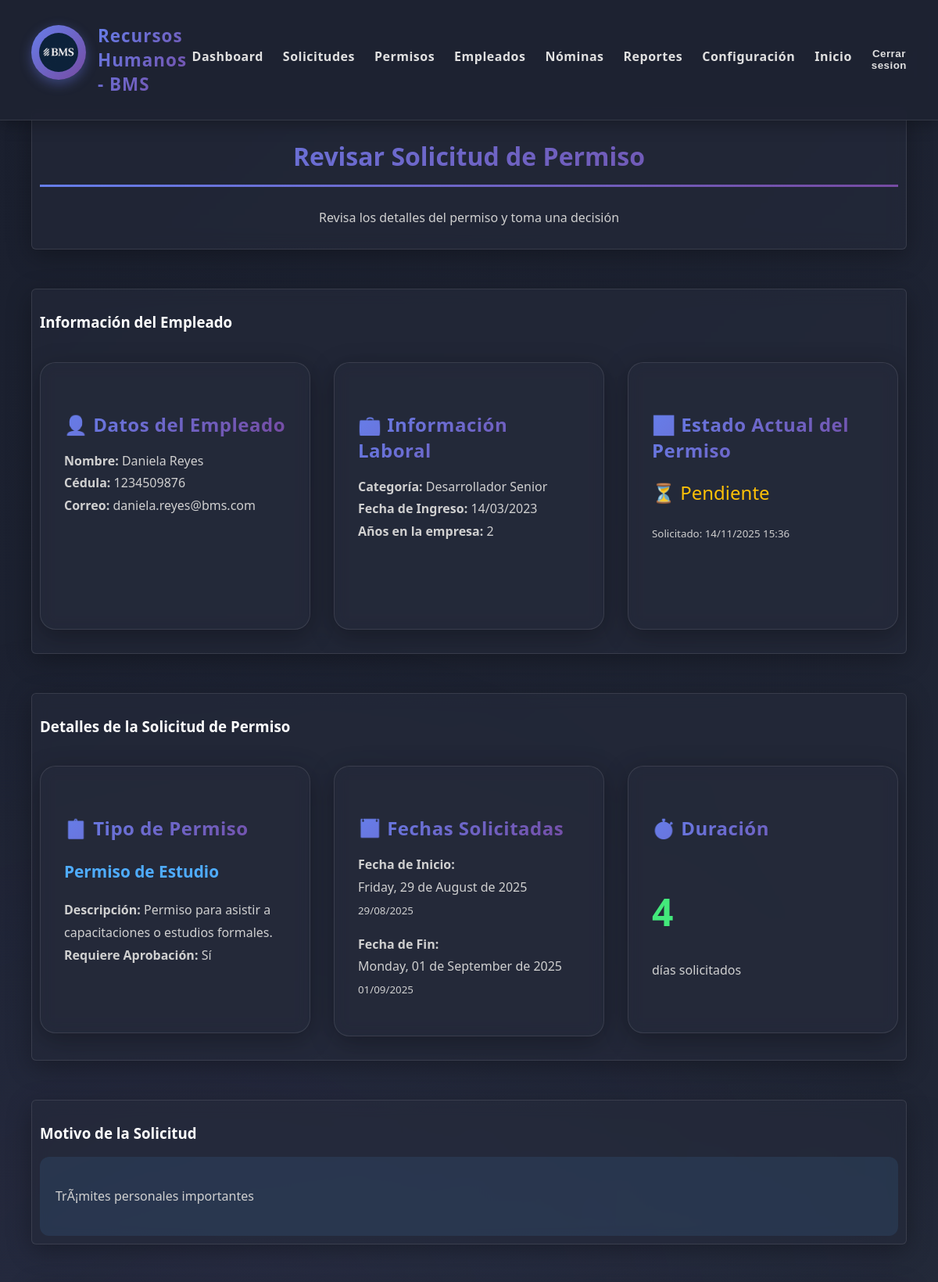
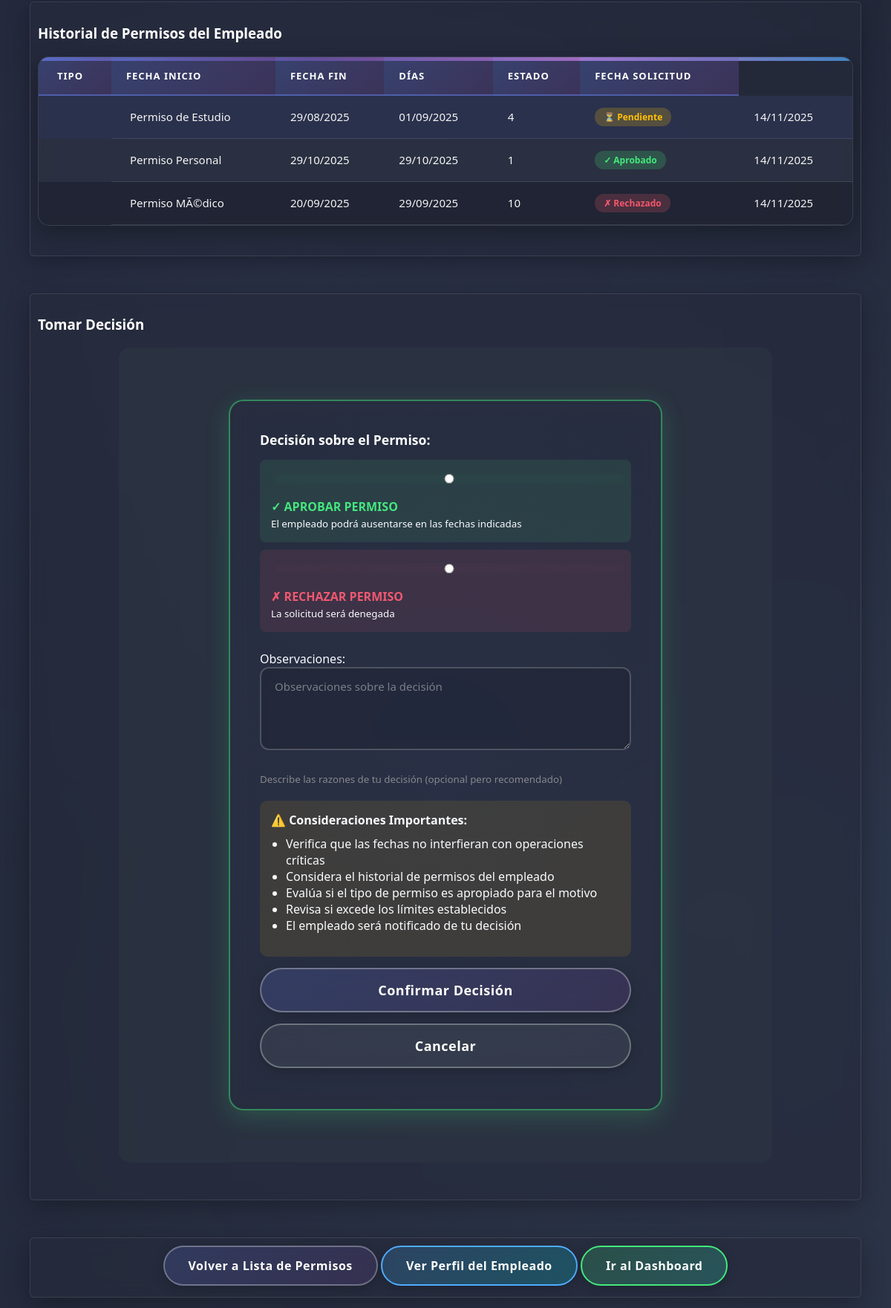
Page /rrhh/permisos/28/revisar/ (signed in, upper part) on the committed database (2 pictures, top to bottom).
### core2/models.py (models this page shows, shortened)
class Permiso(models.Model):
    ESTADO_CHOICES = [
        ('PENDIENTE', 'Pendiente'),
        ('APROBADO', 'Aprobado'),
        ('RECHAZADO', 'Rechazado'),
    ]
    empleado = models.ForeignKey(Empleado, on_delete=models.CASCADE, related_name='permisos')
    tipo_permiso = models.ForeignKey(TipoPermiso, on_delete=models.CASCADE)
    fecha_inicio = models.DateField()
    fecha_fin = models.DateField()
    motivo = models.TextField()
    estado = models.CharField(max_length=20, choices=ESTADO_CHOICES, default='PENDIENTE')
    fecha_solicitud = models.DateTimeField(auto_now_add=True)
    fecha_respuesta = models.DateTimeField(null=True, blank=True)
    observaciones = models.TextField(blank=True)
    def dias_solicitados(self):
        return (self.fecha_fin - self.fecha_inicio).days + 1

class Empleado(models.Model):
    user = models.OneToOneField(User, on_delete=models.CASCADE, related_name='empleado')
    nombre = models.CharField(max_length=100)
    apellido = models.CharField(max_length=100)
    cedula = models.CharField(max_length=20, unique=True)
    correo = models.EmailField(unique=True)
    telefono = models.CharField(max_length=20, blank=True)
    direccion = models.CharField(max_length=200, blank=True)
    fecha_nacimiento = models.DateField(null=True, blank=True)
    fecha_ingreso = models.DateField(default=date.today)
    categoria = models.ForeignKey(Categoria, on_delete=models.SET_NULL, null=True, blank=True)
    activo = models.BooleanField(default=True)
    datos_completados = models.BooleanField(default=False)
    def dias_en_empresa(self):
        if self.fecha_ingreso:
            return (date.today() - self.fecha_ingreso).days
        return 0
    def anos_en_empresa(self):
        return self.dias_en_empresa() // 365

class TipoPermiso(models.Model):
    nombre = models.CharField(max_length=100, unique=True)
    descripcion = models.TextField(blank=True)
    dias_maximos = models.IntegerField(default=0, help_text="0 = ilimitado")
    requiere_aprobacion = models.BooleanField(default=True)

### core1/models.py (models this page shows, shortened)
class Categoria(models.Model):
    id = models.AutoField(primary_key=True)
    nombre = models.CharField(max_length=100, unique=True)
    descripcion = models.TextField(blank=True)
    salario_base = models.DecimalField(max_digits=10, decimal_places=2)

### core3/views.py (the view)
# urls.py: path('permisos/<int:permiso_id>/revisar/', views.revisar_permiso, name='revisar_permiso'),
@login_required
@user_passes_test(es_rrhh)
def revisar_permiso(request, permiso_id):
    permiso = get_object_or_404(Permiso, id=permiso_id)
    if request.method == 'POST':
        form = RevisionPermisoForm(request.POST, instance=permiso)
        if form.is_valid():
            decision = request.POST.get('decision')
            permiso = form.save(commit=False)
            permiso.fecha_respuesta = timezone.now()
            if decision == 'APROBADO':
                permiso.estado = 'APROBADO'
                messages.success(request, f'Permiso de {permiso.empleado.nombre} APROBADO.')
            elif decision == 'RECHAZADO':
                permiso.estado = 'RECHAZADO'
                messages.warning(request, f'Permiso de {permiso.empleado.nombre} RECHAZADO.')
            permiso.save()
            return redirect('lista_permisos_rrhh')
    else:
        form = RevisionPermisoForm(instance=permiso)
    context = {
        'permiso': permiso,
        'form': form,
    }
    return render(request, 'core3/permisos/revisar.html', context)

### core3/templates/core3/permisos/revisar.html (shortened to what this page needs)
{% extends 'core3/base_rrhh.html' %}
{% load static %}
{% block content %}
<main class="main-content">
    <section class="seccion texto-centro">
        <h2>Revisar Solicitud de Permiso</h2>
        <p>Revisa los detalles del permiso y toma una decisión</p>
    </section>
    <section class="seccion">
        <h3>Información del Empleado</h3>
        <div class="cards-container">
            <div class="card">
                <h4 class="card-title">👤 Datos del Empleado</h4>
                <p class="card-content">
                    <strong>Nombre:</strong> {{ permiso.empleado.nombre }} {{ permiso.empleado.apellido }}<br>
                    <strong>Cédula:</strong> {{ permiso.empleado.cedula }}<br>
                    <strong>Correo:</strong> {{ permiso.empleado.correo }}
                </p>
            </div>
            <div class="card">
                <h4 class="card-title">💼 Información Laboral</h4>
                <p class="card-content">
                    <strong>Categoría:</strong> {{ permiso.empleado.categoria.nombre|default:"No asignada" }}<br>
                    <strong>Fecha de Ingreso:</strong> {{ permiso.empleado.fecha_ingreso|date:"d/m/Y" }}<br>
                    <strong>Años en la empresa:</strong> {{ permiso.empleado.anos_en_empresa }}
                </p>
            </div>
            <div class="card">
                <h4 class="card-title">📊 Estado Actual del Permiso</h4>
                <p class="card-content">
                    {% if permiso.estado == 'PENDIENTE' %}
                        <span style="color: #ffc107; font-size: 1.5rem;">⏳ Pendiente</span>
                    {% elif permiso.estado == 'APROBADO' %}
                        <span style="color: #43e97b; font-size: 1.5rem;">✓ Aprobado</span>
                    {% elif permiso.estado == 'RECHAZADO' %}
                        <span style="color: #f5576c; font-size: 1.5rem;">✗ Rechazado</span>
                    {% endif %}
                </p>
                <p class="card-content">
                    <small>Solicitado: {{ permiso.fecha_solicitud|date:"d/m/Y H:i" }}</small>
                </p>
            </div>
        </div>
    </section>
    <section class="seccion">
        <h3>Detalles de la Solicitud de Permiso</h3>
        <div class="cards-container">
            <div class="card">
                <h4 class="card-title">📋 Tipo de Permiso</h4>
                <p class="card-content" style="font-size: 1.3rem; font-weight: bold; color: #4facfe;">
                    {{ permiso.tipo_permiso.nombre }}
                </p>
                <p class="card-content">
                    <strong>Descripción:</strong> {{ permiso.tipo_permiso.descripcion|default:"Sin descripción" }}<br>
                    <strong>Requiere Aprobación:</strong> {% if permiso.tipo_permiso.requiere_aprobacion %}Sí{% else %}No{% endif %}<br>
                </p>
            </div>
            <div class="card">
                <h4 class="card-title">📅 Fechas Solicitadas</h4>
                <p class="card-content">
                    <strong>Fecha de Inicio:</strong><br>
                    {{ permiso.fecha_inicio|date:"l, d \d\e F \d\e Y" }}<br>
                    <small>{{ permiso.fecha_inicio|date:"d/m/Y" }}</small>
                </p>
                <p class="card-content" style="margin-top: 15px;">
                    <strong>Fecha de Fin:</strong><br>
                    {{ permiso.fecha_fin|date:"l, d \d\e F \d\e Y" }}<br>
                    <small>{{ permiso.fecha_fin|date:"d/m/Y" }}</small>
                </p>
            </div>
            <div class="card">
                <h4 class="card-title">⏱️ Duración</h4>
                <p class="card-content" style="font-size: 3rem; font-weight: bold; color: #43e97b;">
                    {{ permiso.dias_solicitados }}
                </p>
                <p class="card-content">día{{ permiso.dias_solicitados|pluralize }} solicitado{{ permiso.dias_solicitados|pluralize }}</p>
            </div>
        </div>
    </section>
    <section class="seccion">
        <h3>Motivo de la Solicitud</h3>
        <div style="background: rgba(79, 172, 254, 0.1); padding: 20px; border-radius: 12px;">
            <p style="line-height: 1.8; white-space: pre-wrap;">{{ permiso.motivo }}</p>
        </div>
    </section>
    <section class="seccion">
        <h3>Historial de Permisos del Empleado</h3>
        {% with permisos_previos=permiso.empleado.permisos.all|slice:":5" %}
            {% if permisos_previos %}
                <table class="table table--striped">
                    <thead>
                        <tr>
                            <th>Tipo</th>
                            <th>Fecha Inicio</th>
                            <th>Fecha Fin</th>
                            <th>Días</th>
                            <th>Estado</th>
                            <th>Fecha Solicitud</th>
                        </tr>
                    </thead>
                    <tbody>
                        {% for permiso_prev in permisos_previos %}
                        <tr {% if permiso_prev.id == permiso.id %}style="background: rgba(102, 126, 234, 0.1);"{% endif %}>
                            <td>{{ permiso_prev.tipo_permiso.nombre }}</td>
                            <td>{{ permiso_prev.fecha_inicio|date:"d/m/Y" }}</td>
                            <td>{{ permiso_prev.fecha_fin|date:"d/m/Y" }}</td>
                            <td>{{ permiso_prev.dias_solicitados }}</td>
                            <td>
                                {% if permiso_prev.estado == 'PENDIENTE' %}
                                    <span class="badge badge-warning">⏳ Pendiente</span>
                                {% elif permiso_prev.estado == 'APROBADO' %}
                                    <span class="badge badge-success">✓ Aprobado</span>
                                {% else %}
                                    <span class="badge badge-danger">✗ Rechazado</span>
                                {% endif %}
                            </td>
                            <td>{{ permiso_prev.fecha_solicitud|date:"d/m/Y" }}</td>
                        </tr>
                        {% endfor %}
                    </tbody>
                </table>
            {% else %}
                <p class="texto-centro">Este es el primer permiso solicitado por el empleado.</p>
            {% endif %}
        {% endwith %}
    </section>
    {% if permiso.estado == 'PENDIENTE' %}
    <section class="seccion">
        <h3>Tomar Decisión</h3>
        <div class="form-section">
            <form method="POST" class="form verde">
                <div style="margin-bottom: 25px;">
                    <label style="font-size: 1.1rem; font-weight: bold; margin-bottom: 15px; display: block;">
                        Decisión sobre el Permiso:
                    </label>
                    <div class="decision-radio">
                        <label style="display: block; margin: 10px 0; padding: 15px; background: rgba(67, 227, 123, 0.1); border-radius: 8px; cursor: pointer;">
                            <input type="radio" name="decision" value="APROBADO" required>
                            <strong style="color: #43e97b;">✓ APROBAR PERMISO</strong>
                            <br><small>El empleado podrá ausentarse en las fechas indicadas</small>
                        </label>
                        <label style="display: block; margin: 10px 0; padding: 15px; background: rgba(245, 87, 108, 0.1); border-radius: 8px; cursor: pointer;">
                            <input type="radio" name="decision" value="RECHAZADO" required>
                            <strong style="color: #f5576c;">✗ RECHAZAR PERMISO</strong>
                            <br><small>La solicitud será denegada</small>
                        </label>
                    </div>
                </div>
                <div>
                    <label for="{{ form.observaciones.id_for_label }}">Observaciones:</label>
                    {{ form.observaciones }}
                    <small style="display: block; margin-top: 5px; color: #888;">
                        Describe las razones de tu decisión (opcional pero recomendado)
                    </small>
                </div>
                <div style="background: rgba(255, 193, 7, 0.1); padding: 15px; border-radius: 10px; margin-top: 20px;">
                    <strong>⚠️ Consideraciones Importantes:</strong>
                    <ul style="margin-top: 10px; padding-left: 20px;">
                        <li>Verifica que las fechas no interfieran con operaciones críticas</li>
                        <li>Considera el historial de permisos del empleado</li>
                        <li>Evalúa si el tipo de permiso es apropiado para el motivo</li>
                        <li>Revisa si excede los límites establecidos</li>
                        <li>El empleado será notificado de tu decisión</li>
                    </ul>
                </div>
                <button type="submit" class="buttonformB">Confirmar Decisión</button>
                <a href="{% url 'lista_permisos_rrhh' %}"
                   class="buttonformB"
                   style="background: rgba(108, 117, 125, 0.2); border-color: #6c757d; text-decoration: none; display: block;">
                    Cancelar
                </a>
            </form>
        </div>
    </section>
    {% endif %}
    <section class="seccion texto-centro">
        <a href="{% url 'lista_permisos_rrhh' %}" class="button">Volver a Lista de Permisos</a>
        <a href="{% url 'detalle_empleado_rrhh' permiso.empleado.id %}" class="button blue">Ver Perfil del Empleado</a>
        <a href="{% url 'dashboard_rrhh' %}" class="button green">Ir al Dashboard</a>
    </section>
</main>
{% endblock %}

### rows in the picture
Permiso: empleado.nombre "Daniela", empleado.apellido "Reyes", empleado.cedula "1234509876", empleado.correo "daniela.reyes@bms.com", empleado.categoria.nombre "Desarrollador Senior", empleado.fecha_ingreso "14/03/2023", empleado.anos_en_empresa "2", fecha_solicitud "14/11/2025 15:36", tipo_permiso.nombre "Permiso de Estudio", tipo_permiso.descripcion "Permiso para asistir a capacitaciones o estudios formales.", fecha_inicio "Friday, 29 de August de 2025", fecha_inicio "29/08/2025", fecha_fin "Monday, 01 de September de 2025", fecha_fin "01/09/2025", dias_solicitados "4", motivo "TrÃ¡mites personales importantes", estado "⏳ Pendiente", fecha_solicitud "14/11/2025"
Permiso: tipo_permiso.nombre "Permiso Personal", fecha_inicio "29/10/2025", fecha_fin "29/10/2025", dias_solicitados "1", estado "✓ Aprobado", fecha_solicitud "14/11/2025"
Permiso: tipo_permiso.nombre "Permiso MÃ©dico", fecha_inicio "20/09/2025", fecha_fin "29/09/2025", dias_solicitados "10", estado "✗ Rechazado", fecha_solicitud "14/11/2025"
